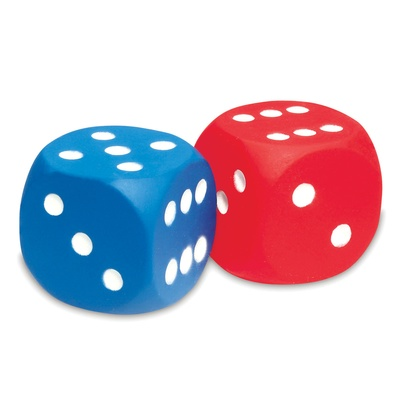
#> input picture Systems_Enginnering/SEM5/Image_Processing_and_Computer_Vision/lab06/dices.jpg, 400 x 400 px, shrunk from 1200 x 1200 before the run
$ python lab06.py
#> lines starting #> are read from the running program, lines starting #| are printed output that depends on the picture; after the words box and inside, x2 and y2 are one past the last pixel; in counts of white or black regions, pixels touching at a corner belong together
import numpy as np
from PIL import Image
from scipy import ndimage
import matplotlib.pyplot as plt

def read_image(path):
    img = Image.open(path).convert("RGB")
    return np.array(img)

def to_gray(img):
    return np.dot(img[..., :3], [0.299, 0.587, 0.114]).astype(np.uint8)

def otsu_threshold(gray):
    hist, _ = np.histogram(gray.flatten(), 256, [0, 256])
    total = gray.size
    sum_total = np.dot(np.arange(256), hist)
    sum_b = 0
    w_b = 0
    max_between = 0
    best_t = 0

    for t in range(256):
        w_b += hist[t]
        if w_b == 0:
            continue
        w_f = total - w_b
        if w_f == 0:
            break

        sum_b += t * hist[t]
        mean_b = sum_b / w_b
        mean_f = (sum_total - sum_b) / w_f

        between = w_b * w_f * (mean_b - mean_f) ** 2
        if between > max_between:
            max_between = between
            best_t = t

    return best_t

def compute_markers(binary):
    struct = np.ones((3, 3))

    sure_fg = ndimage.binary_erosion(binary, structure=struct, iterations=3)
    sure_bg = ndimage.binary_dilation(binary, structure=struct, iterations=5)
    unknown = sure_bg ^ sure_fg

    markers, _ = ndimage.label(sure_fg)
    markers = markers.astype(np.int32)
    markers[unknown] = 0

    return markers

def watershed(image, markers):
    h, w = markers.shape
    gray = to_gray(image)

    from queue import PriorityQueue
    pq = PriorityQueue()

    for y in range(h):
        for x in range(w):
            if markers[y, x] > 0:
                pq.put((gray[y, x], y, x))

    neighbors = [(-1, 0), (1, 0), (0, -1), (0, 1),
                 (-1, -1), (-1, 1), (1, -1), (1, 1)]

    out = markers.copy()

    while not pq.empty():
        _, y, x = pq.get()

        for dy, dx in neighbors:
            ny, nx = y + dy, x + dx
            if 0 <= ny < h and 0 <= nx < w:
                if out[ny, nx] == 0:
                    out[ny, nx] = out[y, x]
                    pq.put((gray[ny, nx], ny, nx))

    return out

def random_color_labels(labels):
    unique = np.unique(labels)
    h, w = labels.shape
    out = np.zeros((h, w, 3), dtype=np.uint8)
    rng = np.random.default_rng(123)

    for u in unique:
        if u == 0:
            continue
        color = rng.integers(0, 255, 3)
        out[labels == u] = color

    return out

def process_image(path, title):
    img = read_image(path)
    gray = to_gray(img)
    t = otsu_threshold(gray)
    binary = gray > t

    markers = compute_markers(binary)
    labels = watershed(img, markers)
    seg = random_color_labels(labels)

    fig, ax = plt.subplots(2, 2, figsize=(12, 10))
    fig.suptitle(title)

    ax[0, 0].imshow(img)
    ax[0, 0].set_title("Original")

    ax[0, 1].imshow(binary, cmap="gray")
    ax[0, 1].set_title(f"Otsu Binary (T={t})")

    ax[1, 0].imshow(markers, cmap="nipy_spectral")
    ax[1, 0].set_title("Markers")

    ax[1, 1].imshow(seg)
    ax[1, 1].set_title("Watershed Result")

    for a in ax.flatten():
        a.axis("off")

    plt.tight_layout()
    plt.show()

def main():
    process_image("dices.jpg", "Kości")
#> in read_image, img is the input picture: PIL image 400x400 RGB; mean R, G, B 209.3, 196, 209.8
#> in otsu_threshold, `hist, _ = np.histogram(gray.flatten(), 256, [0, 256])`: hist = 256 values, max 96544 at index 254, min 0 at index 0, mean 625
#> in otsu_threshold, `sum_total = np.dot(np.arange(256), hist)`: sum_total = 32116897
#> the loop in otsu_threshold, `for t in range(256):` made 255 passes
#> (w_b, w_f, sum_b, mean_b, mean_f, max_between) on passes 59 to 70: (5, 159995, 290, 58, 200.7, 1.63e+10), (13, 159987, 762, 58.62, 200.7, 4.2e+10), (26, 159974, 1542, 59.31, 200.8, 8.32e+10), (33, 159967, 1969, 59.67, 200.8, 1.05e+11), (49, 159951, 2961, 60.43, 200.8, 1.54e+11), (70, 159930, 4284, 61.2, 200.8, 2.18e+11), (99, 159901, 6140, 62.02, 200.8, 3.05e+11), (135, 159865, 8480, 62.81, 200.8, 4.11e+11), (169, 159831, 10724, 63.46, 200.9, 5.1e+11), (200, 159800, 12801, 64, 200.9, 5.99e+11), (256, 159744, 16609, 64.88, 200.9, 7.57e+11), (316, 159684, 20749, 65.66, 201, 9.24e+11)
#> w_b on passes 1 to 6: 0, 0, 0, 0, 0, 0
#> after the loop in otsu_threshold, `for t in range(256):`: best_t = 175; max_between = 1.34e+14; sum_b = 7594721; w_b = 160000
#> in process_image, `t = otsu_threshold(gray)`: t = 175
#> in process_image, `binary = gray > t`:
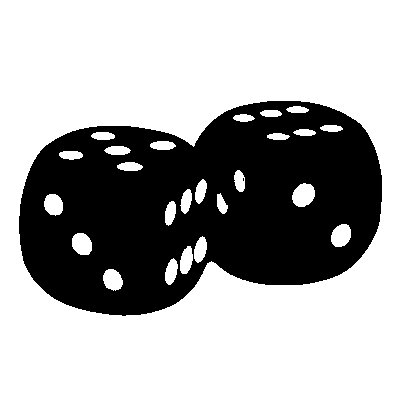
#> binary: shape (400, 400) bool; 66.4% white; 2 black regions (1 under 20 px), largest, box (x1, y1, x2, y2) and area: (19, 101, 382, 316) 53817
#> in compute_markers, `sure_fg = ndimage.binary_erosion(binary, structure=struct, iterations=3)`: sure_fg: shape (400, 400) bool; 58.5% white; 2 black regions, box (x1, y1, x2, y2) and area: (16, 98, 385, 319) 61601, (0, 0, 400, 400) 4764
#> in compute_markers, `sure_bg = ndimage.binary_dilation(binary, structure=struct, iterations..`: sure_bg: shape (400, 400) bool; 76% white; 4 black regions (3 under 20 px), largest, box (x1, y1, x2, y2) and area: (24, 109, 377, 310) 38360
#> in compute_markers, `unknown = sure_bg ^ sure_fg`: unknown: shape (400, 400) bool; 17.5% white; 9 white regions, largest, box (x1, y1, x2, y2) and area: (16, 98, 385, 319) 16689, (0, 0, 400, 400) 4764, (160, 174, 233, 231) 2204
#> in compute_markers, `markers, _ = ndimage.label(sure_fg)`:
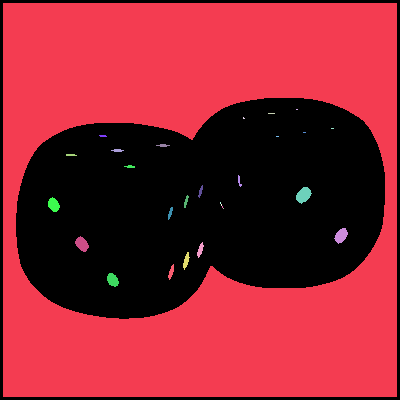
#> markers: shape (400, 400) int32; 29 distinct labels, from 0 to 28; one colour per label, 0 black
#> the loop in watershed, `while not pq.empty():` made 160000 passes
#> (y, x) on passes 1 to 3: (176, 239), (177, 240), (176, 241)
#> after the loop in watershed, `while not pq.empty():`:
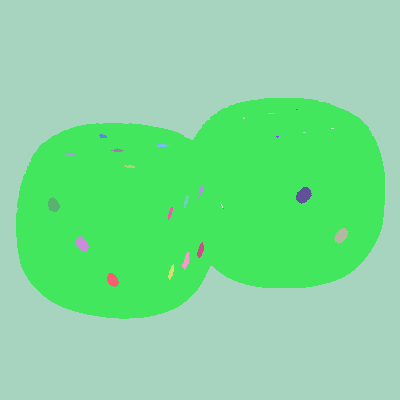
#> out: shape (400, 400) int32; 28 distinct labels, from 1 to 28; one colour per label, 0 black
#> in random_color_labels, `unique = np.unique(labels)`: unique = 28 values from 1 to 28
#> the loop in random_color_labels, `for u in unique:` made 28 passes
#> color on passes 1 to 12: [3, 173, 151], [13, 231, 56], [65, 47, 85], [44, 88, 207], [115, 235, 114], [70, 201, 209], [219, 226, 6], [130, 68, 62], [61, 210, 201], [54, 104, 189], [37, 160, 111], [236, 188, 59]
    process_image("shuttle.jpeg", "Wachadłowiec")
#> call 2 of read_image, with path = 'shuttle.jpeg'
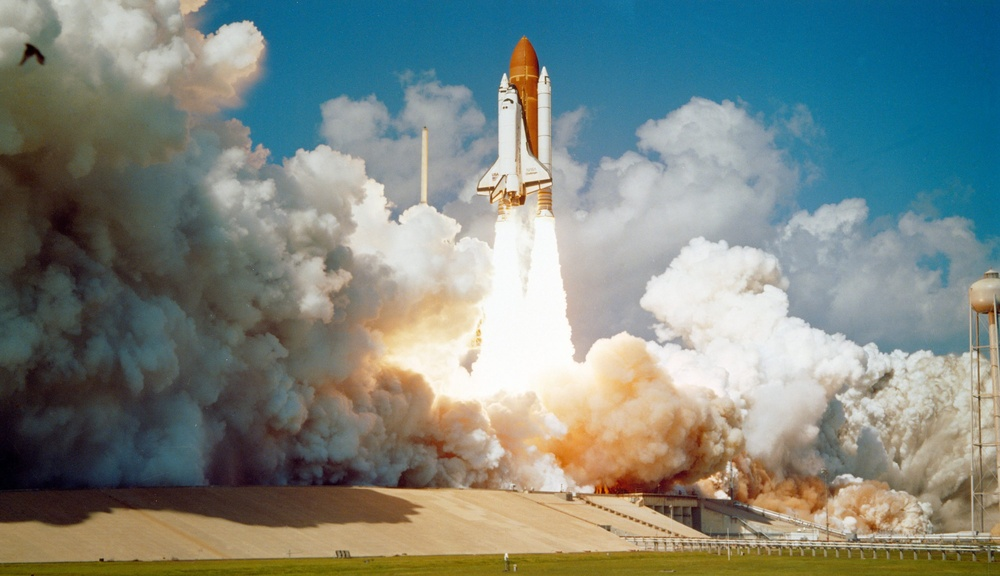
#> input picture Systems_Enginnering/SEM5/Image_Processing_and_Computer_Vision/lab06/shuttle.jpeg, 1000 x 576 px, shrunk from 3000 x 1727 before the run
#> in read_image, img is the input picture: PIL image 1000x576 RGB; mean R, G, B 125.1, 134.6, 128.7
#> in to_gray (call 3), `return np.dot(img[..., :3], [0.299, 0.587, 0.114]).astype(np.uint8)`:
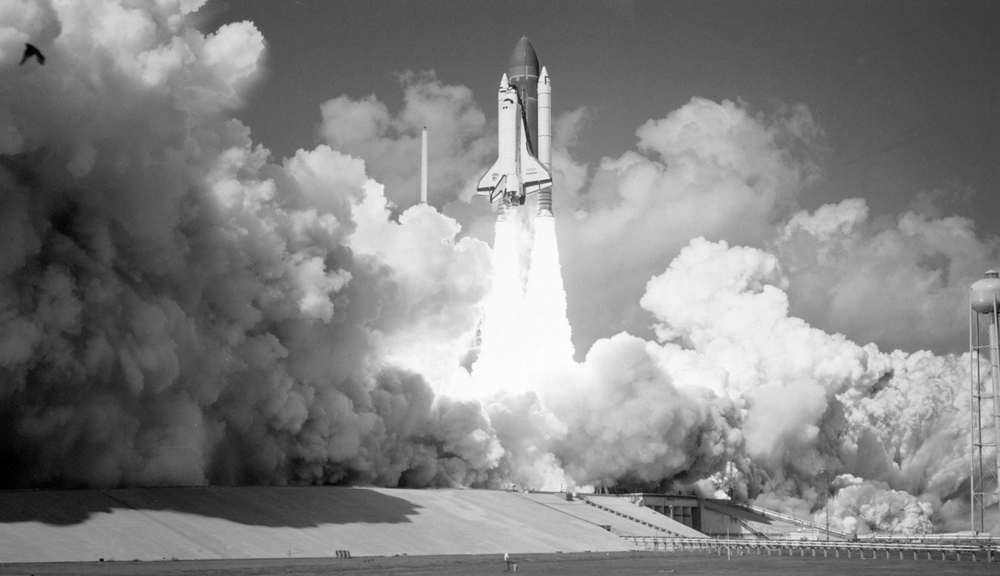
#> returned value: shape (576, 1000); min 0, max 254, mean 130.6
#> the loop in otsu_threshold (call 2), `for t in range(256):` made 255 passes
#> (w_b, w_f, sum_b, mean_b, mean_f, max_between) on passes 1 to 12: (60, 575940, 0, 0, 130.6, 5.89e+11), (218, 575782, 158, 0.725, 130.6, 2.12e+12), (422, 575578, 566, 1.34, 130.7, 4.06e+12), (613, 575387, 1139, 1.86, 130.7, 5.86e+12), (772, 575228, 1775, 2.3, 130.8, 7.33e+12), (930, 575070, 2565, 2.76, 130.8, 8.77e+12), (1106, 574894, 3621, 3.27, 130.8, 1.03e+13), (1299, 574701, 4972, 3.83, 130.9, 1.2e+13), (1490, 574510, 6500, 4.36, 130.9, 1.37e+13), (1690, 574310, 8300, 4.91, 131, 1.54e+13), (1897, 574103, 10370, 5.47, 131, 1.72e+13), (2157, 573843, 13230, 6.13, 131.1, 1.93e+13)
#> (w_b, w_f, sum_b) on pass 27: (7654, 568346, 127733)
#> in process_image (call 2), `binary = gray > t`: binary: shape (576, 1000) bool; 45.2% white; 230 white regions (208 under 20 px), largest, box (x1, y1, x2, y2) and area: (0, 66, 1000, 561) 237773, (0, 0, 266, 112) 17167, (281, 247, 353, 321) 2647
#> in compute_markers (call 2), `sure_fg = ndimage.binary_erosion(binary, structure=struct, iterations=3)`: sure_fg: shape (576, 1000) bool; 36.4% white; 50 white regions (34 under 20 px), largest, box (x1, y1, x2, y2) and area: (208, 85, 997, 491) 169448, (58, 491, 658, 558) 19788, (3, 3, 262, 108) 13309
#> in compute_markers (call 2), `sure_bg = ndimage.binary_dilation(binary, structure=struct, iterations..`: sure_bg: shape (576, 1000) bool; 55.7% white; 35 black regions (19 under 20 px), largest, box (x1, y1, x2, y2) and area: (0, 0, 1000, 524) 232634, (521, 554, 1000, 576) 8375, (0, 558, 509, 576) 6474
#> in compute_markers (call 2), `unknown = sure_bg ^ sure_fg`: unknown: shape (576, 1000) bool; 19.3% white; 26 white regions, largest, box (x1, y1, x2, y2) and area: (0, 48, 1000, 576) 96177, (0, 0, 271, 117) 8255, (474, 167, 555, 216) 1994
#> in compute_markers (call 2), `markers, _ = ndimage.label(sure_fg)`: markers: shape (576, 1000) int32; 58 distinct labels, from 0 to 57
#> after the loop in watershed (call 2), `while not pq.empty():`:
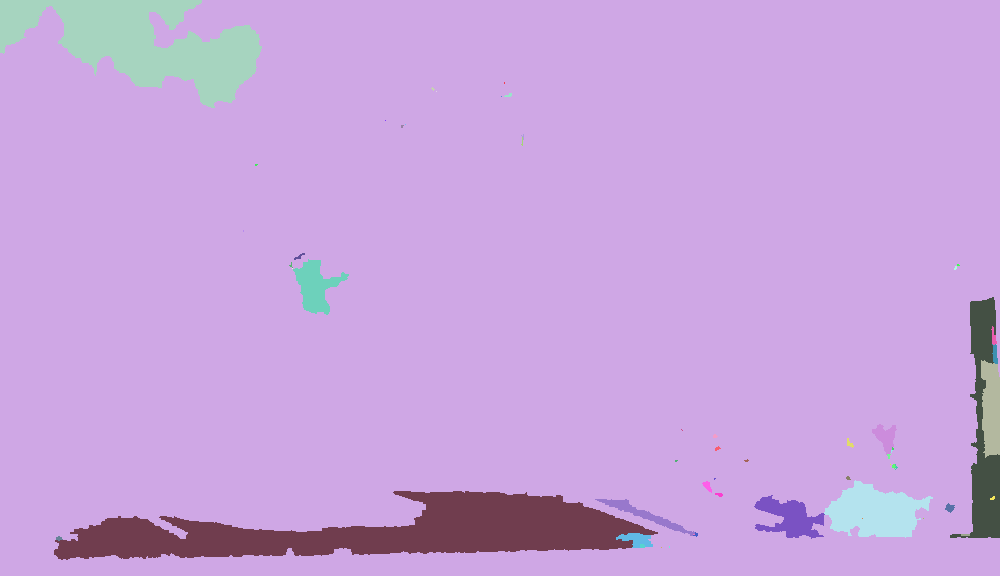
#> out: shape (576, 1000) int32; 57 distinct labels, from 1 to 57; one colour per label, 0 black
#> the loop in random_color_labels (call 2), `for u in unique:` made 57 passes
#> after the loop in random_color_labels (call 2), `for u in unique:`:
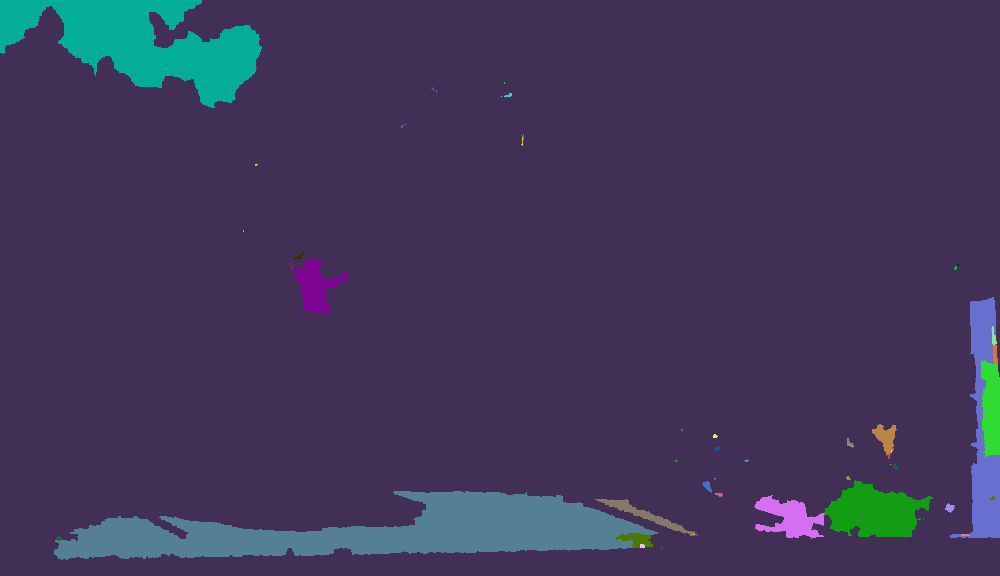
#> out: shape (576, 1000, 3); mean of channels 0, 1, 2 65, 55.2, 90; drawn as R, G, B

if __name__ == "__main__":
    main()
